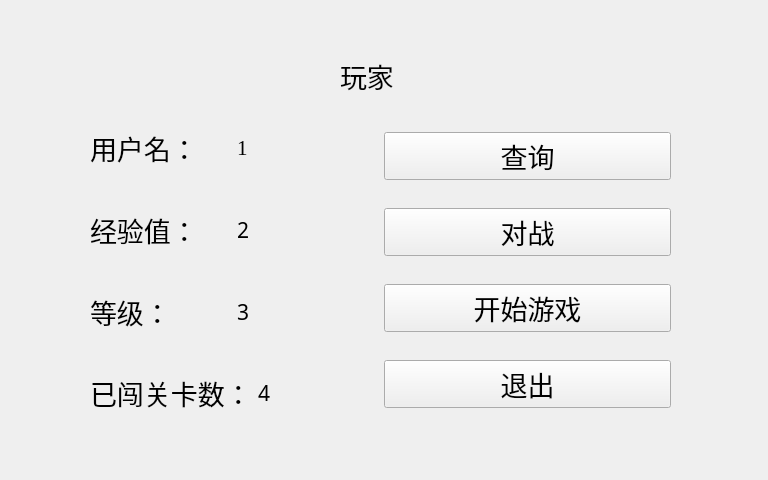
<?xml version="1.0" encoding="UTF-8"?>
<ui version="4.0">
 <class>playerPage</class>
 <widget class="QWidget" name="playerPage">
  <property name="geometry">
   <rect>
    <x>0</x>
    <y>0</y>
    <width>768</width>
    <height>480</height>
   </rect>
  </property>
  <property name="windowTitle">
   <string>Form</string>
  </property>
  <widget class="QLabel" name="label_2">
   <property name="geometry">
    <rect>
     <x>340</x>
     <y>40</y>
     <width>138</width>
     <height>72</height>
    </rect>
   </property>
   <property name="font">
    <font>
     <family>华文行楷</family>
     <pointsize>20</pointsize>
    </font>
   </property>
   <property name="text">
    <string>玩家</string>
   </property>
  </widget>
  <widget class="QWidget" name="layoutWidget">
   <property name="geometry">
    <rect>
     <x>90</x>
     <y>110</y>
     <width>581</width>
     <height>321</height>
    </rect>
   </property>
   <layout class="QHBoxLayout" name="horizontalLayout_5">
    <item>
     <layout class="QVBoxLayout" name="verticalLayout_2">
      <item>
       <layout class="QHBoxLayout" name="horizontalLayout">
        <item>
         <widget class="QLabel" name="label">
          <property name="font">
           <font>
            <family>华文行楷</family>
            <pointsize>20</pointsize>
           </font>
          </property>
          <property name="text">
           <string>用户名：</string>
          </property>
         </widget>
        </item>
        <item>
         <widget class="QLabel" name="username">
          <property name="font">
           <font>
            <family>Times New Roman</family>
            <pointsize>16</pointsize>
           </font>
          </property>
          <property name="text">
           <string>1</string>
          </property>
         </widget>
        </item>
       </layout>
      </item>
      <item>
       <layout class="QHBoxLayout" name="horizontalLayout_2">
        <item>
         <widget class="QLabel" name="label_3">
          <property name="font">
           <font>
            <family>华文行楷</family>
            <pointsize>20</pointsize>
           </font>
          </property>
          <property name="text">
           <string>经验值：</string>
          </property>
         </widget>
        </item>
        <item>
         <widget class="QLabel" name="expNum">
          <property name="font">
           <font>
            <family>华文行楷</family>
            <pointsize>16</pointsize>
           </font>
          </property>
          <property name="text">
           <string>2</string>
          </property>
         </widget>
        </item>
       </layout>
      </item>
      <item>
       <layout class="QHBoxLayout" name="horizontalLayout_3">
        <item>
         <widget class="QLabel" name="label_4">
          <property name="font">
           <font>
            <family>华文行楷</family>
            <pointsize>20</pointsize>
           </font>
          </property>
          <property name="text">
           <string>等级：</string>
          </property>
         </widget>
        </item>
        <item>
         <widget class="QLabel" name="rankNum">
          <property name="font">
           <font>
            <family>华文行楷</family>
            <pointsize>16</pointsize>
           </font>
          </property>
          <property name="text">
           <string>3</string>
          </property>
         </widget>
        </item>
       </layout>
      </item>
      <item>
       <layout class="QHBoxLayout" name="horizontalLayout_4">
        <item>
         <widget class="QLabel" name="label_5">
          <property name="font">
           <font>
            <family>华文行楷</family>
            <pointsize>20</pointsize>
           </font>
          </property>
          <property name="text">
           <string>已闯关卡数：</string>
          </property>
         </widget>
        </item>
        <item>
         <widget class="QLabel" name="passLevel">
          <property name="font">
           <font>
            <family>华文行楷</family>
            <pointsize>16</pointsize>
           </font>
          </property>
          <property name="text">
           <string>4</string>
          </property>
         </widget>
        </item>
       </layout>
      </item>
     </layout>
    </item>
    <item>
     <layout class="QVBoxLayout" name="verticalLayout">
      <item>
       <widget class="QPushButton" name="searchButton">
        <property name="font">
         <font>
          <family>华文行楷</family>
          <pointsize>20</pointsize>
         </font>
        </property>
        <property name="text">
         <string>查询</string>
        </property>
       </widget>
      </item>
      <item>
       <widget class="QPushButton" name="battleButton">
        <property name="font">
         <font>
          <family>华文行楷</family>
          <pointsize>20</pointsize>
         </font>
        </property>
        <property name="text">
         <string>对战</string>
        </property>
       </widget>
      </item>
      <item>
       <widget class="QPushButton" name="playButton">
        <property name="font">
         <font>
          <family>华文行楷</family>
          <pointsize>20</pointsize>
         </font>
        </property>
        <property name="text">
         <string>开始游戏</string>
        </property>
       </widget>
      </item>
      <item>
       <widget class="QPushButton" name="exitButton">
        <property name="font">
         <font>
          <family>华文行楷</family>
          <pointsize>20</pointsize>
         </font>
        </property>
        <property name="text">
         <string>退出</string>
        </property>
       </widget>
      </item>
     </layout>
    </item>
   </layout>
  </widget>
 </widget>
 <resources/>
 <connections/>
</ui>
